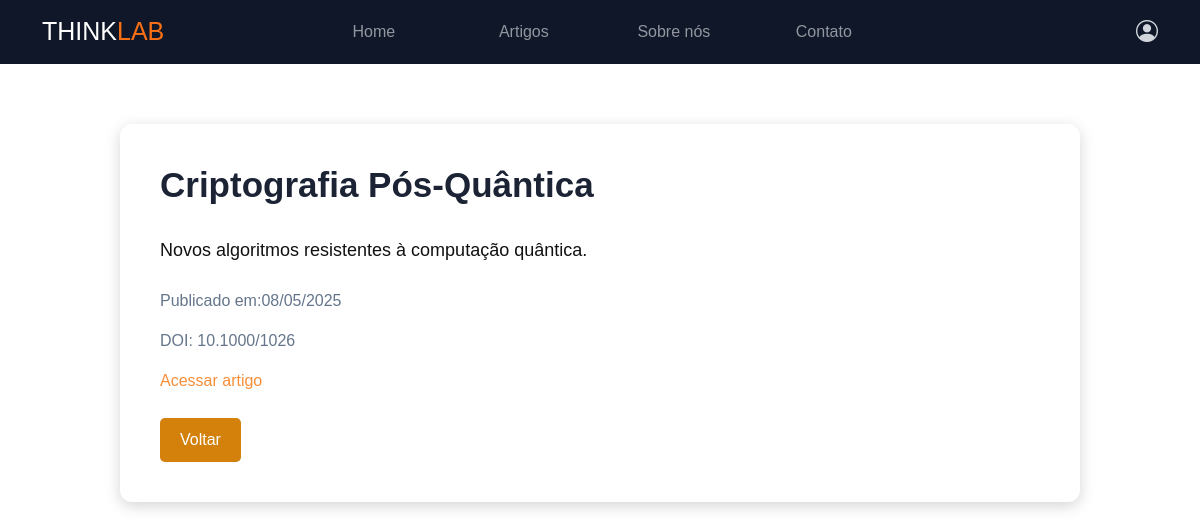
The page /detalheArtigo.php?id=26 on the database its author committed.
### tables this page shows
create table artigo(
	id int primary key auto_increment,
    titulo varchar(200) not null,
    resumo text not null,
    data_publicacao date not null,
    doi  varchar(100) unique null,
    link varchar(500) null
);

### detalheArtigo.php (the view, shortened to what this page needs)
<?php
    $id = $_GET["id"];
    $mysql = new mysqli("localhost", "root", "", "ScholarBase", "3306");
    $rs = $mysql->query("SELECT * FROM artigo WHERE id='$id'");
?>
<!DOCTYPE html>
<html lang="pt-br">
<head>
    <link rel="stylesheet" href="Estilo.css">
</head>
    <link rel="stylesheet" href="https://cdn.jsdelivr.net/npm/bootstrap-icons@1.13.1/font/bootstrap-icons.min.css">
    <link rel="stylesheet" href="https://cdnjs.cloudflare.com/ajax/libs/bootstrap/5.3.8/css/bootstrap.min.css" />
    <link rel="stylesheet" href="Estilo.css">
</head>
<body>
    <nav class="navbar navbar-expand-lg navbar-dark">
        <div class="container">
            <a class="navbar-brand" href="#">THINK<span class="orange">LAB</span></a>
            <div class="collapse navbar-collapse" id="navbarNav">
                <ul class="navbar-nav mx-auto">
                    <li class="nav-item ">
                        <a class="nav-link " aria-current="page" href="Index.php">Home</a>
                    </li>
                    <li class="nav-item">
                        <a class="nav-link " href="../thinklab/artigo.php">Artigos</a>
                    </li>
                    <li class="nav-item">
                        <a class="nav-link" href="sobreNos.php">Sobre nós</a>
                    </li>
                    <li class="nav-item">
                        <a class="nav-link" href="#">Contato</a>
                    </li>
                </ul>
                <div class="perfil ms-auto d-none d-lg-block">
                    <a href="#">
                        <i class="bi bi-person-circle"></i>
                    </a>
                </div>
            </div>
        </div>
    </nav>
    <div id="detalhes-artigo">
        <?php foreach($rs as $ln){ ?>
        <div id="conteudo-artigo">
            <h1 id="titulo-artigo"><?= $ln["titulo"] ?></h1>
            <p id="resumo-artigo"><?= $ln["resumo"] ?></p>
            <p id="data-artigo">Publicado em:<?= date("d/m/Y", strtotime($ln["data_publicacao"])) ?></p>
            <p id="doi-artigo">DOI: <?= $ln["doi"] ?></p>
            <a id="link-artigo" href="<?= $ln["link"] ?>" target="_blank">Acessar artigo</a>
            </div>
        <a id="voltar-artigo" href="Index.php">Voltar </a>
<?php } ?>
    </div>
</body>
</html>

### Estilo.css (style rules this page uses)
.navbar { background: #0f1729 !important; }
.orange { color: #f97015 !important; }
.navbar-brand { font-family: 'Franklin Gothic Medium', 'Arial Narrow', Arial, sans-serif; font-size: 25px; }
.nav-item { width: 150px; text-align: center; }
.perfil a { font-size: 22px; color: #d1d5db; }
body { font-family: Arial, sans-serif; margin: 0; padding: 0; }
#detalhes-artigo { width: 80%; margin: 60px auto; padding: 40px; background-color: #ffffff; border-radius: 12px; box-shadow: 0 4px 15px #d5d5d5; }
#titulo-artigo { color: #1b2335; font-size: 35px; font-weight: bold; margin-bottom: 30px; }
#resumo-artigo { color: #111111; font-size: 18px; line-height: 1.6; }
#data-artigo { color: #65758b; font-size: 16px; margin-top: 25px; }
#doi-artigo { color: #65758b; font-size: 16px; }
#link-artigo { color: #f88e38; text-decoration: none; }
#voltar-artigo { display: inline-block; margin-top: 25px; padding: 10px 20px; background-color: #d4810c; color: #ffffff; text-decoration: none; border-radius: 5px; }

### rows shown on the page
artigo: titulo "Criptografia Pós-Quântica", resumo "Novos algoritmos resistentes à computação quântica.", data_publicacao "08/05/2025", doi "10.1000/1026"
